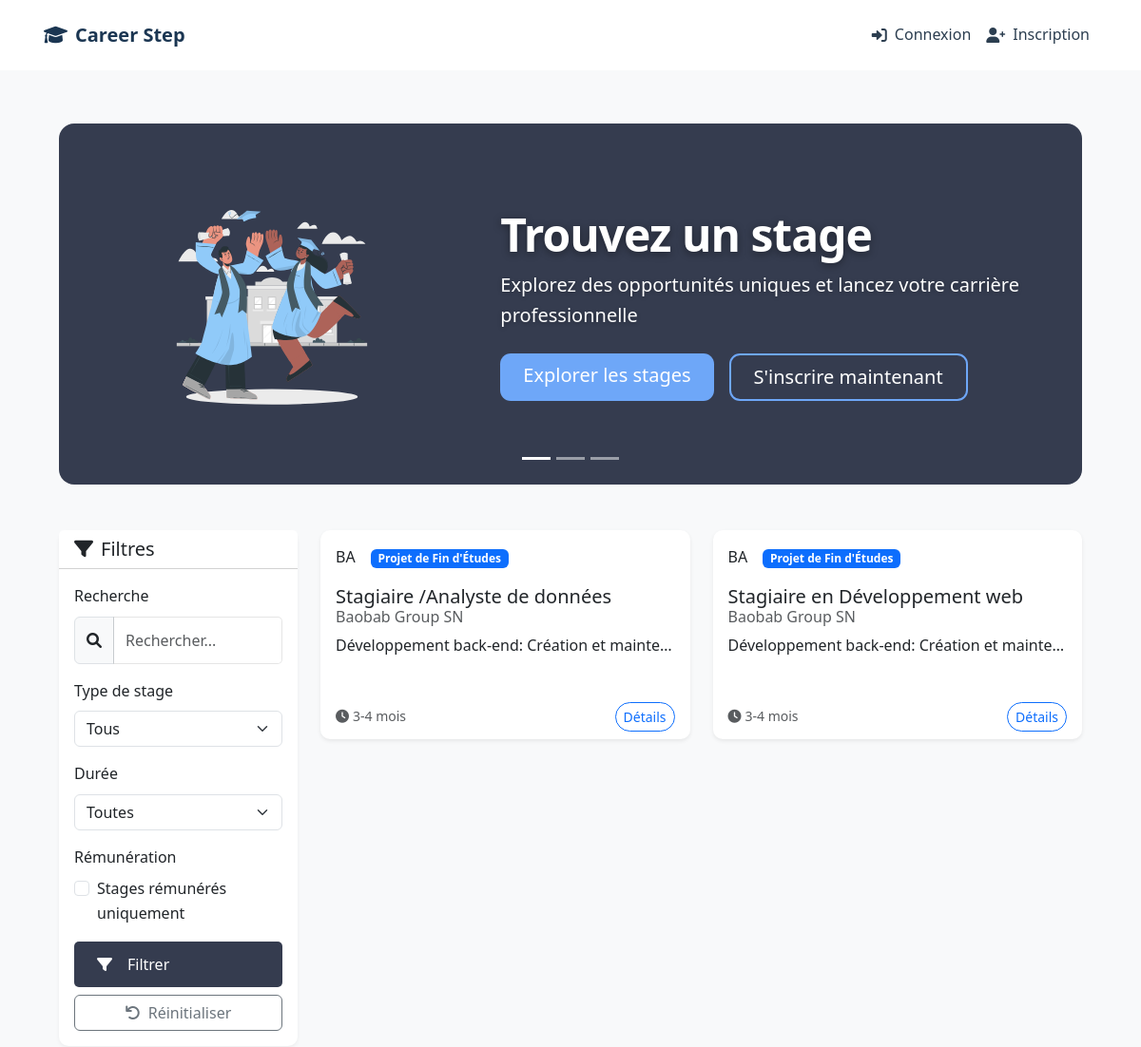
Before: / (upper part) with the older database file.
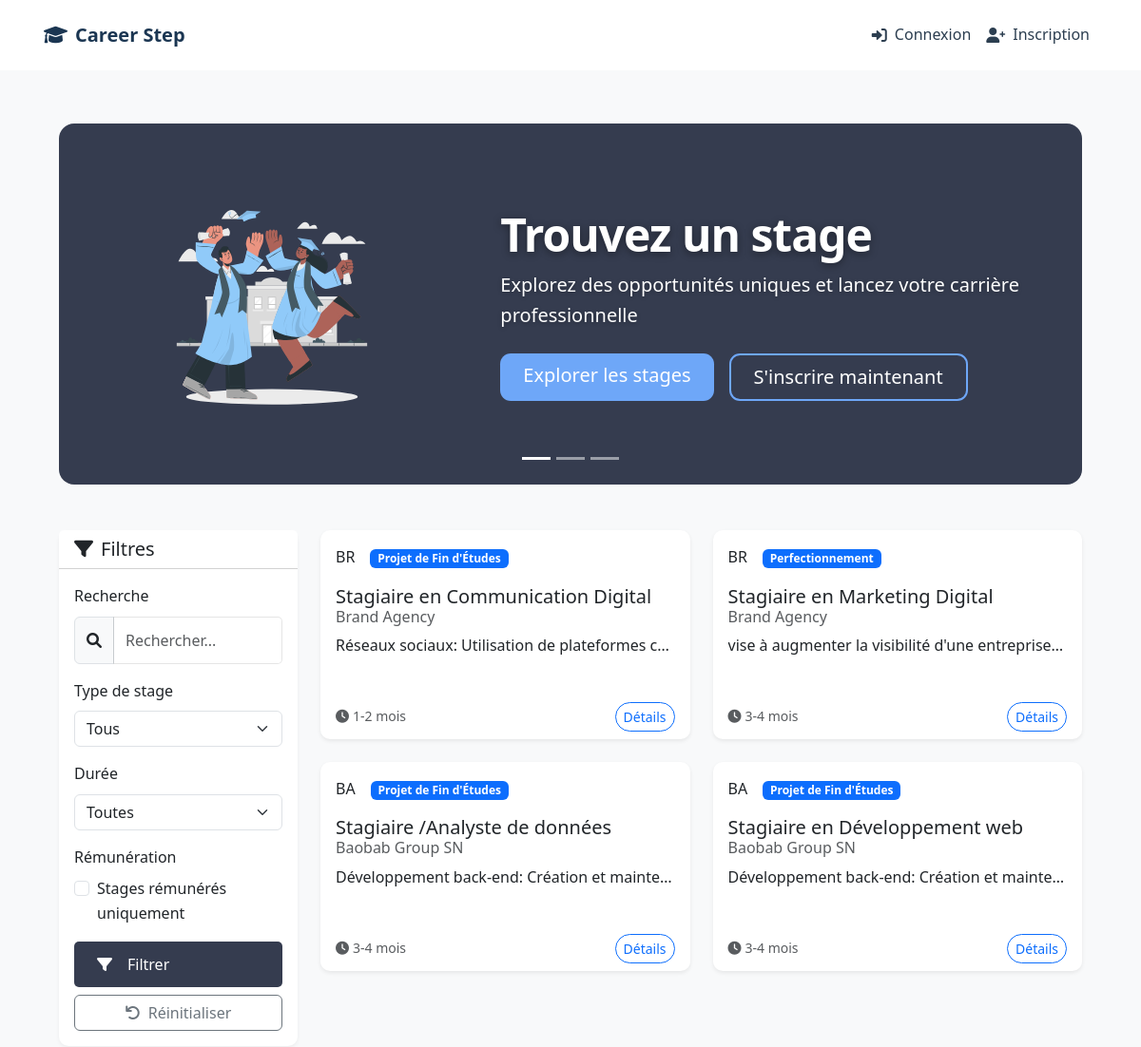
After: the same page with the newer database file.
### stages/models.py (models this page shows, shortened)
class Stage(models.Model):
    TYPE_CHOICES = [
        ('initiation', _('Initiation')),
        ('perfectionnement', _('Perfectionnement')),
        ('pfe', _('Projet de Fin d\'Études')),
    ]
    DUREE_CHOICES = [
        ('1-2', _('1-2 mois')),
        ('3-4', _('3-4 mois')),
        ('5-6', _('5-6 mois')),
    ]
    titre = models.CharField(_('Titre du stage'), max_length=200)
    entreprise = models.ForeignKey(Entreprise, on_delete=models.CASCADE, related_name='stages')
    type_stage = models.CharField(_('Type de stage'), max_length=20, choices=TYPE_CHOICES)
    duree = models.CharField(_('Durée'), max_length=10, choices=DUREE_CHOICES)
    description = models.TextField(_('Description'))
    competences_requises = models.TextField(_('Compétences requises'))
    remuneration = models.DecimalField(_('Rémunération'), max_digits=10, decimal_places=2, null=True, blank=True)
    date_debut = models.DateField(_('Date de début'))
    date_fin = models.DateField(_('Date de fin'))
    nombre_places = models.PositiveIntegerField(_('Nombre de places'), default=1)
    date_publication = models.DateTimeField(default=timezone.now)
    date_modification = models.DateTimeField(auto_now=True)
    est_actif = models.BooleanField(_('Actif'), default=True)
    class Meta:
        verbose_name = _('Stage')
        verbose_name_plural = _('Stages')
        ordering = ['-date_publication']

class Entreprise(models.Model):
    profile = models.OneToOneField(UserProfile, on_delete=models.CASCADE, related_name='entreprise', null=True)
    nom = models.CharField(max_length=200)
    secteur_activite = models.CharField(max_length=100)
    adresse = models.TextField()
    telephone = models.CharField(max_length=20)
    site_web = models.URLField(blank=True)
    description = models.TextField()
    logo = models.ImageField(upload_to='logos/', null=True, blank=True)
    date_inscription = models.DateTimeField(default=timezone.now)
    class Meta:
        verbose_name = _('Entreprise')
        verbose_name_plural = _('Entreprises')

### stages/views.py (the view)
# urls.py: 2. Add a URL to urlpatterns:  path('', views.home, name='home')
def home(request):
    if request.user.is_authenticated:
        return redirect('stages:dashboard')
    """Vue pour la page d'accueil avec la liste des stages actifs"""
    stages = Stage.objects.filter(est_actif=True)
    query = request.GET.get('q')
    type_stage = request.GET.get('type')
    duree = request.GET.get('duree')
    if query:
        stages = stages.filter(
            Q(titre__icontains=query) |
            Q(description__icontains=query) |
            Q(entreprise__nom__icontains=query)
        )
    if type_stage:
        stages = stages.filter(type_stage=type_stage)
    if duree:
        stages = stages.filter(duree=duree)
    paginator = Paginator(stages, 10)
    page_number = request.GET.get('page')
    page_obj = paginator.get_page(page_number)
    context = {
        'page_obj': page_obj,
        'type_choices': Stage.TYPE_CHOICES,
        'duree_choices': Stage.DUREE_CHOICES,
    }
    return render(request, 'stages/home.html', context)

### templates/stages/home.html (shortened to what the changed rows need)
{% extends 'base.html' %}
{% load i18n %}
{% load static %}
{% block content %}
<div id="heroCarousel" class="carousel slide mb-5" data-bs-ride="carousel">
  <div class="carousel-inner rounded-4" style="overflow:hidden; min-height:340px; max-height:380px;">
    <div class="carousel-item active">
      <div class="row g-0 align-items-center justify-content-center flex-md-row flex-column-reverse" style="min-height:380px; background:#353c4f;">
        <div class="col-md-7 d-flex align-items-center justify-content-center p-3">
          <div style="width:100%; max-width:600px;">
            <h1 class="display-5 fw-bold mb-2 text-white" style="text-shadow:0 2px 8px #0006; letter-spacing: -1px;">Trouvez un stage </h1>
          </div>
        </div>
      </div>
    </div>
  </div>
</div>
<div class="row" id="stages">
    <div class="col-md-9">
        {% if page_obj %}
            <div class="row">
                {% for stage in page_obj %}
                    <div class="col-md-6 col-lg-6 mb-4">
                        <div class="stage-card card h-100 shadow-sm" style="max-width:420px;margin:auto;">
                            <div class="card-body d-flex flex-column">
                                <div class="d-flex align-items-center mb-3">
                                    <div class="stage-logo me-3">
                                        <div class="logo-placeholder">{{ stage.entreprise.nom|slice:":2"|upper }}</div>
                                    </div>
                                    <div>
                                        <span class="badge bg-primary">{{ stage.get_type_stage_display }}</span>
                                    </div>
                                </div>
                                <h5 class="card-title mb-1">{{ stage.titre }}</h5>
                                <h6 class="card-subtitle mb-2 text-muted">{{ stage.entreprise.nom }}</h6>
                                <p class="card-text text-truncate" style="min-height:48px;">{{ stage.description|truncatechars:80 }}</p>
                            </div>
                            <div class="card-footer bg-transparent border-0 d-flex justify-content-between align-items-center">
                                <span class="text-muted small"><i class="fas fa-clock me-1"></i>{{ stage.get_duree_display }}</span>
                                <div>
                                    <a href="{% url 'stages:stage_detail' stage.pk %}" class="btn btn-outline-primary btn-sm rounded-pill">Détails</a>
                                </div>
                            </div>
                        </div>
                    </div>
                {% endfor %}
            </div>
        {% else %}
            <div class="alert alert-info" data-aos="fade-up">
                <i class="fas fa-info-circle me-2"></i>
                {% trans "Aucun stage ne correspond à vos critères de recherche." %}
            </div>
        {% endif %}
    </div>
</div>
{% endblock %}
{% block extra_js %}
<link rel="stylesheet" href="https://cdnjs.cloudflare.com/ajax/libs/animate.css/4.1.1/animate.min.css"/>
{% endblock %}

Changed rows visible on the page:
added Stage: entreprise.nom "BR", type_stage "Projet de Fin d'Études", titre "Stagiaire en Communication Digital", entreprise.nom "Brand Agency", description "Réseaux sociaux: Utilisation de plateformes c…", duree "1-2 mois"
added Stage: entreprise.nom "BR", type_stage "Perfectionnement", titre "Stagiaire en Marketing Digital", entreprise.nom "Brand Agency", description "vise à augmenter la visibilité d'une entreprise…", duree "3-4 mois"
